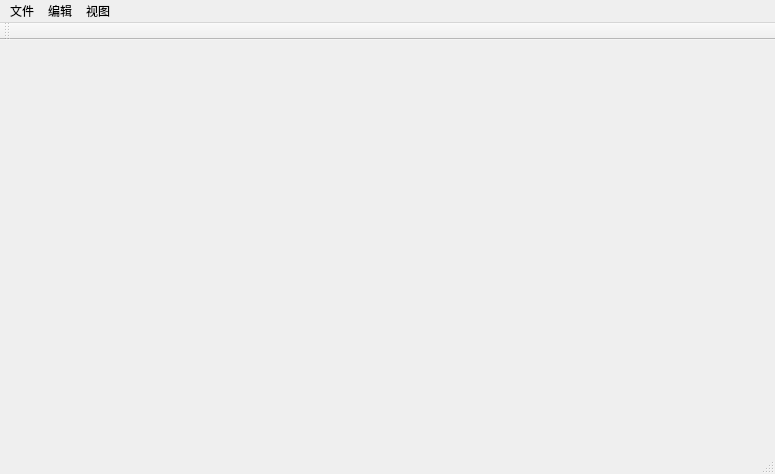
<?xml version="1.0" encoding="UTF-8"?>
<ui version="4.0">
 <class>VisualOpenCVProcessorClass</class>
 <widget class="QMainWindow" name="VisualOpenCVProcessorClass">
  <property name="geometry">
   <rect>
    <x>0</x>
    <y>0</y>
    <width>775</width>
    <height>474</height>
   </rect>
  </property>
  <property name="windowTitle">
   <string>VisualOpenCVProcessor</string>
  </property>
  <widget class="QWidget" name="centralWidget"/>
  <widget class="QMenuBar" name="menuBar">
   <property name="geometry">
    <rect>
     <x>0</x>
     <y>0</y>
     <width>775</width>
     <height>21</height>
    </rect>
   </property>
   <widget class="QMenu" name="menu">
    <property name="title">
     <string>文件</string>
    </property>
   </widget>
   <widget class="QMenu" name="menu_2">
    <property name="title">
     <string>编辑</string>
    </property>
   </widget>
   <widget class="QMenu" name="menu_3">
    <property name="title">
     <string>视图</string>
    </property>
   </widget>
   <addaction name="menu"/>
   <addaction name="menu_2"/>
   <addaction name="menu_3"/>
  </widget>
  <widget class="QToolBar" name="mainToolBar">
   <attribute name="toolBarArea">
    <enum>TopToolBarArea</enum>
   </attribute>
   <attribute name="toolBarBreak">
    <bool>false</bool>
   </attribute>
  </widget>
  <widget class="QStatusBar" name="statusBar"/>
 </widget>
 <layoutdefault spacing="6" margin="11"/>
 <resources>
  <include location="VisualOpenCVProcessor.qrc"/>
 </resources>
 <connections/>
</ui>
